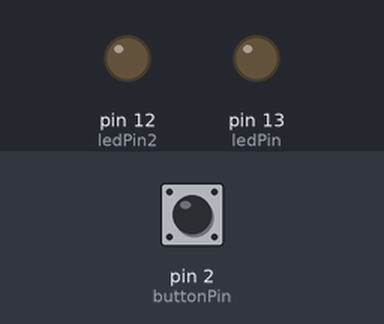
The sketch below on a simulated Arduino Uno, built with avr-gcc and run on an emulated ATmega328P. On the bench: output pins drawn as LEDs (lit = HIGH). Dashed ring = blinking. Inputs (shaded band) come from the test bench; at power-on: pin 2 (buttonPin) HIGH.

Above: at 1.2 s.
1.3 s: pin 2 (buttonPin) pulled LOW for 0.15 s
At 3.1 s:
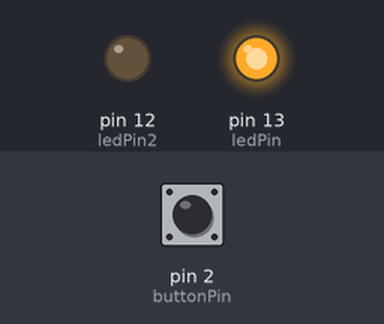
4.4 s: pin 2 (buttonPin) pulled LOW for 1 s
At 4.9 s:
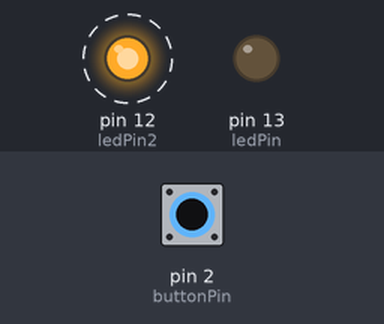
8.0 s: pin 2 (buttonPin) pulled LOW for 3.2 s
At 8.8 s:
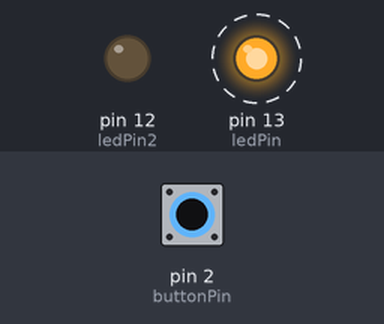
Timing chart, 0 to 18.7 s (numbered marks = the images above; inputs shaded):
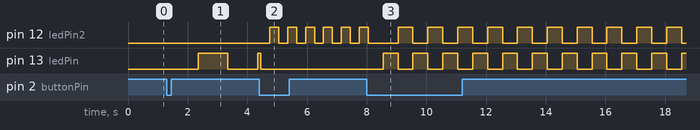

Measured:
- after the input at 1.3 s, pin 13 (ledPin): LOW → HIGH after 1.1 s, → LOW 1.0 s later, → HIGH 1.0 s later
- after the input at 4.4 s, pin 12 (ledPin2): alternates HIGH for 0.30 s and LOW for 0.30 s, starting after 0.35 s
- after the input at 8.0 s, pin 13 (ledPin): alternates HIGH for 0.50 s and LOW for 0.50 s, starting after 0.55 s

The sketch:

Multi-Mode_LED_controller.ino
```cpp
const int buttonPin = 2;
const int ledPin = 13;
const int ledPin2 = 12;
unsigned long lastTime = 0;
bool ledState1 = false;
bool ledState2 = false;
int lastButtonState = HIGH;
int realButtonState = HIGH;
int systemMode = 0;
int prevMode = -1;
unsigned long lastDebounceTime = 0;
unsigned long debounceDelay = 50;

void setup() {
  // put your setup code here, to run once:
  pinMode(buttonPin, INPUT_PULLUP);
  pinMode(ledPin, OUTPUT);
  pinMode(ledPin2, OUTPUT);
}

void resetLED(){
  ledState1 = false;
  ledState2 = false;
  digitalWrite(ledPin, LOW);
  digitalWrite(ledPin2, LOW);
  lastTime = millis();
}

void loop() {
  unsigned long currentTime = millis();

  int currentbuttonStatus = digitalRead(buttonPin);

  if (currentbuttonStatus != lastButtonState){
    lastDebounceTime = currentTime;
    lastButtonState = currentbuttonStatus;
  }

  if (currentTime - lastDebounceTime > debounceDelay){
    if (currentbuttonStatus != realButtonState){
      realButtonState = currentbuttonStatus;

      if (realButtonState == LOW){
          systemMode = (systemMode + 1) % 4;
    }
  }
  }
  if (systemMode != prevMode){
    prevMode = systemMode;
    resetLED();
  }
  if (systemMode == 0){
  }
  else if (systemMode == 1){
    if (currentTime - lastTime >= 1000){
      lastTime = currentTime;
      ledState1 = !ledState1;
      digitalWrite(ledPin, ledState1);

    }
  }
  else if (systemMode == 2){
    if (currentTime - lastTime >= 300){
      lastTime = currentTime;
      ledState2 = !ledState2;
      digitalWrite(ledPin2, ledState2);
    }
  }
  else if (systemMode == 3){
    if (currentTime - lastTime >= 500){
      lastTime = currentTime;
      ledState1 = !ledState1;
      digitalWrite(ledPin, ledState1);
      digitalWrite(ledPin2, !ledState1);
    }
  }
}
```
